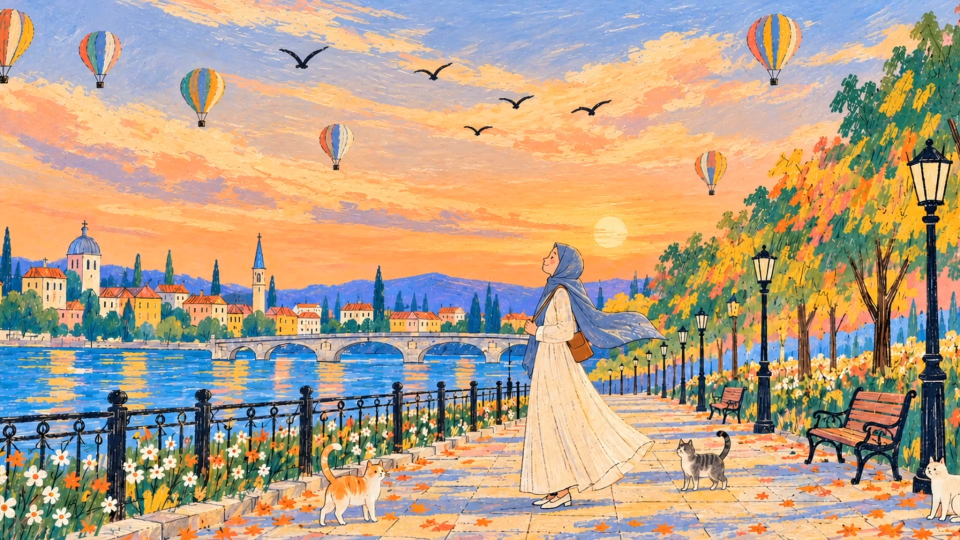
#> input picture assets/hero.jpg, 1920 x 1080 px (shown at 1/2 size)
$ python build_hero.py ../assets/hero.jpg
#> lines starting #> are read from the running program, lines starting #| are printed output that depends on the picture; after the words box and inside, x2 and y2 are one past the last pixel; in counts of white or black regions, pixels touching at a corner belong together
"""Cut the living hero out of the video's first frame.

Reads assets/hero.jpg (frame 0 of "final intro video.mp4") and writes
assets/hero/plate.jpg (the frame with balloons, cats and girl painted out),
one webp sprite per moving thing, and assets/hero/scene.json (sprite rects,
anchors and lamp-glow spots, all in frame pixels).

Run: python3 tools/build_hero.py [--preview]
Needs opencv-python-headless, onnxruntime, numpy, and the LaMa model from
../my website/tools/lama_fp32.onnx.
"""
import json
import sys
from pathlib import Path

import cv2
import numpy as np
import onnxruntime as ort

ROOT = Path(__file__).resolve().parent.parent
FRAME = ROOT / "assets/hero.jpg"
OUT = ROOT / "assets/hero"
GIRL_CUTOUT = ROOT / "new images/Wind-Swept Hijabi Girl Illustration.png"
LAMA = ROOT.parent / "my website/tools/lama_fp32.onnx"
PREVIEW = "--preview" in sys.argv

# The girl cutout is the same drawing as the girl in the frame; this maps it
# onto the frame (found with SIFT + RANSAC).
GIRL_M = np.array([[0.36916, 0.0002, 977.30], [-0.0002, 0.36916, 459.62]], np.float32)

# Boxes (x0, y0, x1, y1) around things cut straight from the frame.
BALLOONS = [
    (0, 12, 70, 170),
    (152, 56, 248, 182),
    (355, 130, 455, 258),
    (632, 242, 713, 346),
    (1385, 297, 1459, 396),
    (1488, 22, 1606, 176),
]
CATS = {
    "cat-orange": (628, 878, 786, 1062),
    "cat-tabby": (1340, 852, 1470, 990),
    "cat-white": (1838, 902, 1920, 1052),
}
# Cat tails: the box that holds the tail, and where it leaves the body.
TAILS = {
    "cat-orange": {"box": (636, 882, 686, 958), "base": (660, 958)},
    "cat-tabby": {"box": (1428, 855, 1464, 922), "base": (1445, 922)},
}
# Lamp glass centres and rough glass size, nearest lamp first.
LAMPS = [
    (1860, 345, 70), (1528, 532, 40), (1466, 615, 26), (1403, 640, 24),
    (1365, 668, 20), (1327, 695, 17), (1298, 710, 15), (1270, 722, 13),
    (1243, 736, 11), (1220, 746, 10),
]


def grabcut_rect(img, box, iters=8):
    x0, y0, x1, y1 = box
    pad = 12
    X0, Y0 = max(0, x0 - pad), max(0, y0 - pad)
    X1, Y1 = min(img.shape[1], x1 + pad), min(img.shape[0], y1 + pad)
    crop = img[Y0:Y1, X0:X1]
    mask = np.zeros(crop.shape[:2], np.uint8)
    rect = (x0 - X0, y0 - Y0, min(x1, X1 - 1) - x0, min(y1, Y1 - 1) - y0)
    bgd, fgd = np.zeros((1, 65), np.float64), np.zeros((1, 65), np.float64)
    cv2.grabCut(crop, mask, rect, bgd, fgd, iters, cv2.GC_INIT_WITH_RECT)
    fg = np.isin(mask, (cv2.GC_FGD, cv2.GC_PR_FGD)).astype(np.uint8)
    full = np.zeros(img.shape[:2], np.uint8)
    full[Y0:Y1, X0:X1] = largest(fg)
    return full


def grabcut_prior(img, prior, band=7, iters=6):
    """Refine a rough mask: its eroded core is certain, a band around its edge is a guess."""
    k = np.ones((3, 3), np.uint8)
    core = cv2.erode(prior, k, iterations=band)
    outer = cv2.dilate(prior, k, iterations=band)
    mask = np.full(prior.shape, cv2.GC_BGD, np.uint8)
    mask[outer > 0] = cv2.GC_PR_BGD
    mask[prior > 0] = cv2.GC_PR_FGD
    mask[core > 0] = cv2.GC_FGD
    ys, xs = np.nonzero(outer)
    y0, y1, x0, x1 = ys.min() - 4, ys.max() + 5, xs.min() - 4, xs.max() + 5
    sub = mask[y0:y1, x0:x1].copy()
    bgd, fgd = np.zeros((1, 65), np.float64), np.zeros((1, 65), np.float64)
    cv2.grabCut(img[y0:y1, x0:x1], sub, None, bgd, fgd, iters, cv2.GC_INIT_WITH_MASK)
    out = np.zeros_like(prior)
    out[y0:y1, x0:x1] = np.isin(sub, (cv2.GC_FGD, cv2.GC_PR_FGD))
    return largest(out)


def largest(m):
    n, lab, st, _ = cv2.connectedComponentsWithStats(m.astype(np.uint8))
    if n <= 1:
        return m.astype(np.uint8)
    i = 1 + int(np.argmax(st[1:, cv2.CC_STAT_AREA]))
    keep = (lab == i).astype(np.uint8)
    # fill pinholes
    inv = 1 - keep
    n2, lab2, st2, _ = cv2.connectedComponentsWithStats(inv)
    for j in range(1, n2):
        x, y, w, h, a = st2[j]
        if a < 400 and x > 0 and y > 0 and x + w < m.shape[1] and y + h < m.shape[0]:
            keep[lab2 == j] = 1
    return keep


def restore_hood(img, m):
    """The registered cutout sits a few px low on the head, so the mask lost
    the hood's top outline and the little peak over her forehead (~1111, 486).
    Around the head, take back every non-sky pixel (hood and its outline) that lie
    within a few px of the mask."""
    hsv = cv2.cvtColor(img, cv2.COLOR_BGR2HSV).astype(int)
    h, s, v = hsv[..., 0], hsv[..., 1], hsv[..., 2]
    yy, xx = np.mgrid[0:m.shape[0], 0:m.shape[1]]
    head = (xx > 1070) & (xx < 1200) & (yy > 465) & (yy < 620)
    sky = (h >= 4) & (h <= 36) & (s > 55) & (v > 170)   # warm sunset sky (and skin, already inside)
    hood = ~sky
    near = cv2.dilate(m, np.ones((3, 3), np.uint8), iterations=7) > 0
    grown = m.astype(bool) | (head & near & hood)
    grown = cv2.morphologyEx(grown.astype(np.uint8), cv2.MORPH_CLOSE, np.ones((3, 3), np.uint8))
    return largest(grown)


def trim_scarf(img, m):
    """The cutout's scarf hangs a little lower than the frame's, so the mask
    picks up a strip of foliage under it (which then waved in the wind).
    Drop green/yellow/teal pixels there and anything below the scarf's lower
    edge, which runs from (1217, 700) to (1330, 678)."""
    hsv = cv2.cvtColor(img, cv2.COLOR_BGR2HSV).astype(int)
    h, s = hsv[..., 0], hsv[..., 1]
    yy, xx = np.mgrid[0:m.shape[0], 0:m.shape[1]]
    zone = (xx > 1180) & (xx < 1350) & (yy > 640) & (yy < 740)
    foliage = (h >= 12) & (h <= 100) & (s > 45)
    edge_y = 700 - (xx - 1217) * (22 / 113) + 2
    below = (xx > 1200) & (yy > edge_y)
    keep = m.astype(bool) & ~(zone & (foliage | below))
    keep = cv2.morphologyEx(keep.astype(np.uint8), cv2.MORPH_OPEN, np.ones((3, 3), np.uint8))
    return largest(keep)


def balloon_shape(m):
    """GrabCut drops pale stripes that look like cloud. Balloons are symmetric
    about their basket, so mirror the mask there and take the convex hull."""
    ys, xs = np.nonzero(m)
    bottom = ys > ys.max() - (ys.max() - ys.min()) * 0.12
    axis = xs[bottom].mean()
    mirrored = np.zeros_like(m)
    mx = np.round(2 * axis - xs).astype(int)
    ok = (mx >= 0) & (mx < m.shape[1])
    mirrored[ys[ok], mx[ok]] = 1
    both = m | mirrored
    hull = cv2.convexHull(np.column_stack(np.nonzero(both)[::-1]).astype(np.int32))
    out = np.zeros_like(m)
    cv2.fillConvexPoly(out, hull, 1)
    return out


def soft_alpha(m, feather=1.2):
    a = cv2.GaussianBlur(m.astype(np.float32), (0, 0), feather)
    return np.clip((a - 0.5) * 1.6 + 0.5, 0, 1) * (cv2.dilate(m, np.ones((3, 3), np.uint8)) > 0)


_lama = None


def lama_fill(img, hole):
    """Inpaint `hole` (uint8 0/1) one 512-ish window at a time."""
    global _lama
    if _lama is None:
        _lama = ort.InferenceSession(str(LAMA), providers=["CPUExecutionProvider"])
    out = img.copy()
    n, lab, st, _ = cv2.connectedComponentsWithStats(hole)
    for i in range(1, n):
        x, y, w, h, _a = st[i]
        size = int(max(w, h) * 2.2)
        size = max(size, 256)
        cx, cy = x + w // 2, y + h // 2
        X0 = int(np.clip(cx - size // 2, 0, max(0, img.shape[1] - size)))
        Y0 = int(np.clip(cy - size // 2, 0, max(0, img.shape[0] - size)))
        X1, Y1 = min(img.shape[1], X0 + size), min(img.shape[0], Y0 + size)
        crop = out[Y0:Y1, X0:X1]
        m = (lab[Y0:Y1, X0:X1] == i).astype(np.uint8)
        ci = cv2.resize(crop, (512, 512), interpolation=cv2.INTER_AREA)
        cm = cv2.resize(m, (512, 512), interpolation=cv2.INTER_NEAREST)
        x_img = ci[:, :, ::-1].transpose(2, 0, 1)[None].astype(np.float32) / 255
        x_m = (cm > 0)[None, None].astype(np.float32)
        r = _lama.run(None, {"image": x_img, "mask": x_m})[0][0].transpose(1, 2, 0)[:, :, ::-1]
        if r.max() <= 1.5:
            r = r * 255
        r = cv2.resize(np.clip(r, 0, 255).astype(np.uint8), (X1 - X0, Y1 - Y0), interpolation=cv2.INTER_CUBIC)
        crop[m > 0] = r[m > 0]
    return out


# [9 lines left out: function save_sprite, not called in this run]


def main():
    OUT.mkdir(parents=True, exist_ok=True)
    img = cv2.imread(str(FRAME))
#> img is the input picture: shape (1080, 1920, 3); mean B, G, R 137, 161.5, 183.1
    H, W = img.shape[:2]
#> H = 1080; W = 1920
    masks = {}

    for i, box in enumerate(BALLOONS):
        masks[f"balloon-{i + 1}"] = balloon_shape(grabcut_rect(img, box))
#> this loop made 6 passes
#> pass 1, in grabcut_rect, `crop = img[Y0:Y1, X0:X1]`:
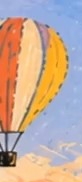
#> crop: shape (182, 82, 3); mean B, G, R 153.7, 169.4, 196.2
#> pass 1, in balloon_shape, `both = m | mirrored`:
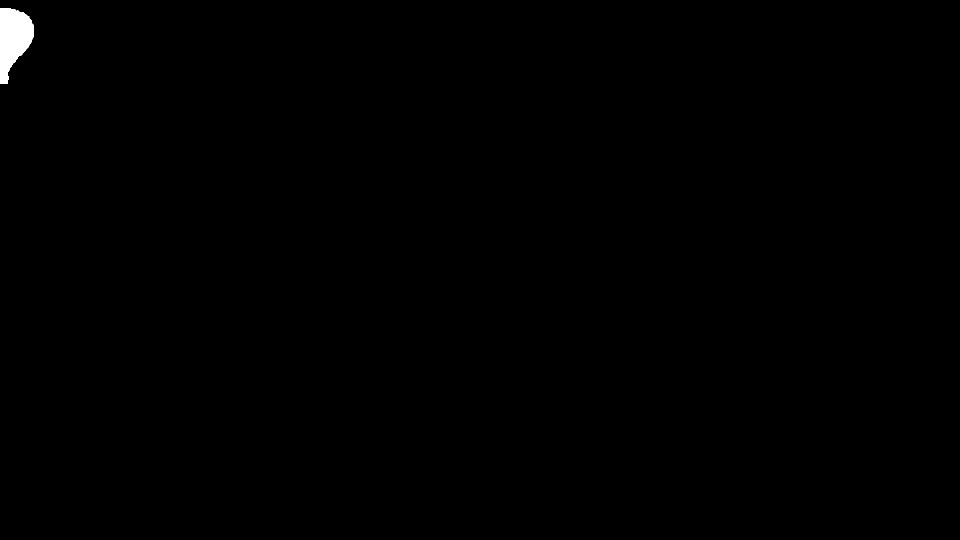
#> both: shape (1080, 1920) (shown at 1/2 size); values 0 (black) and 1 (white), 0.33% white; 1 white region, box (x1, y1, x2, y2) and area: (0, 17, 68, 167) 6746
#> after the loop, masks = 6 items
    for name, box in CATS.items():
        masks[name] = grabcut_rect(img, box)
#> after the loop, masks = 9 items

    cut = cv2.imread(str(GIRL_CUTOUT), cv2.IMREAD_UNCHANGED)
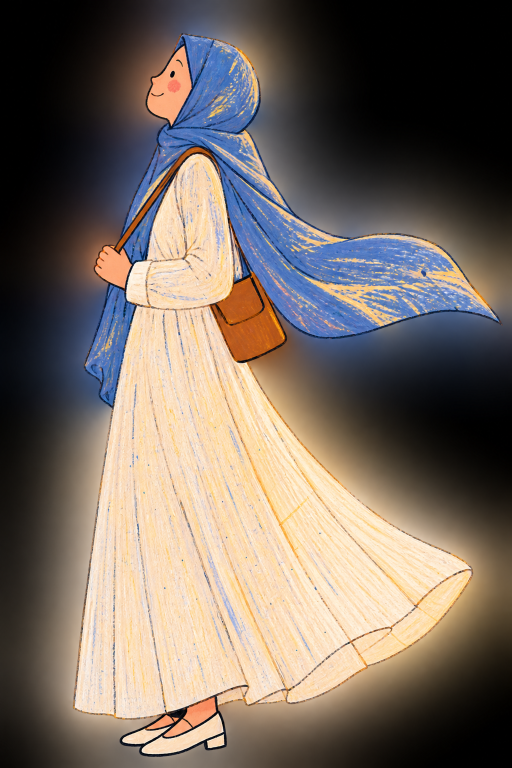
#> input picture new images/Wind-Swept Hijabi Girl Illustration.png, 1024 x 1536 px (shown at 1/2 size)
#> cut is the input picture: shape (1536, 1024, 4); mean B, G, R, A 97.2, 106.6, 118.3, 103.3
    prior = (cv2.warpAffine(cut[:, :, 3], GIRL_M, (W, H), flags=cv2.INTER_LINEAR) > 128).astype(np.uint8)
#> prior: shape (1080, 1920); values 0 (black) and 1 (white), 4.2% white; 1 white region, box (x1, y1, x2, y2) and area: (1032, 484, 1349, 1019) 87833
    masks["girl"] = trim_scarf(img, restore_hood(img, grabcut_prior(img, prior)))
#> in grabcut_prior, `core = cv2.erode(prior, k, iterations=band)`: core: shape (1080, 1920); values 0 (black) and 1 (white), 3.5% white; 1 white region, box (x1, y1, x2, y2) and area: (1040, 493, 1324, 1011) 71978
#> in grabcut_prior, `outer = cv2.dilate(prior, k, iterations=band)`: outer: shape (1080, 1920); values 0 (black) and 1 (white), 5% white; 1 white region, box (x1, y1, x2, y2) and area: (1025, 477, 1356, 1026) 103652
#> in grabcut_prior, `y0, y1, x0, x1 = ys.min() - 4, ys.max() + 5, xs.min() - 4, xs.max() + 5`: y0 = 473; y1 = 1030; x0 = 1021; x1 = 1360
#> in grabcut_prior, `out[y0:y1, x0:x1] = np.isin(sub, (cv2.GC_FGD, cv2.GC_PR_FGD))`: out: shape (1080, 1920); values 0 (black) and 1 (white), 4% white; 1 white region, box (x1, y1, x2, y2) and area: (1039, 489, 1333, 1016) 83721
#> in grabcut_prior, `out[y0:y1, x0:x1] = np.isin(sub, (cv2.GC_FGD, cv2.GC_PR_FGD))`:
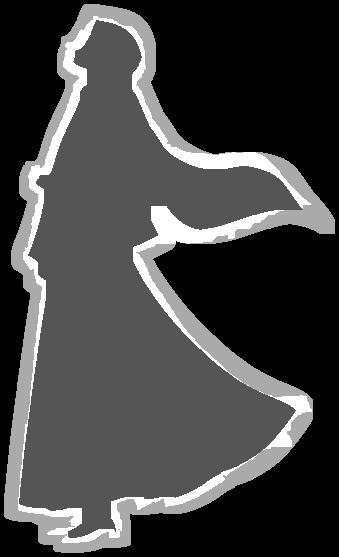
#> sub: shape (557, 339); min 0, max 3, mean 0.779; drawn with min black and max white
#> in largest (call 10), `n, lab, st, _ = cv2.connectedComponentsWithStats(m.astype(np.uint8))`: st = [[0, 0, 1920, 1080, 1989879], [1039, 489, 294, 527, 83721]]
#> in largest (call 10), `n2, lab2, st2, _ = cv2.connectedComponentsWithStats(inv)`:
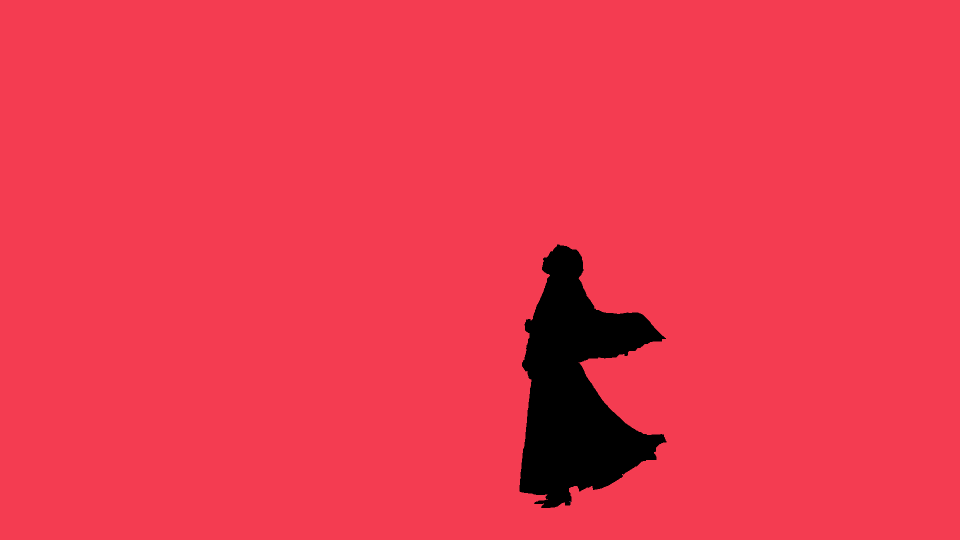
#> lab2: shape (1080, 1920) int32 (shown at 1/2 size); 3 distinct labels, from 0 to 2; one colour per label, 0 black
#> in largest (call 10), `n2, lab2, st2, _ = cv2.connectedComponentsWithStats(inv)`: n2 = 3; st2 = [[1039, 489, 294, 527, 83721], [0, 0, 1920, 1080, 1989877], [1139, 1002, 2, 1, 2]]
#> the loop in largest (call 10), `for j in range(1, n2):` made 2 passes
#> after the loop in largest (call 10), `for j in range(1, n2):`: keep: shape (1080, 1920); values 0 (black) and 1 (white), 4% white; 1 white region, box (x1, y1, x2, y2) and area: (1039, 489, 1333, 1016) 83723
#> in restore_hood, `sky = (h >= 4) & (h <= 36) & (s > 55) & (v > 170)`: sky: shape (1080, 1920) bool; 50.3% white; 921 black regions (724 under 20 px), largest, box (x1, y1, x2, y2) and area: (0, 0, 1920, 1080) 984367, (35, 267, 448, 407) 13187, (630, 411, 875, 460) 4008
#> in restore_hood, `near = cv2.dilate(m, np.ones((3, 3), np.uint8), iterations=7) > 0`: near: shape (1080, 1920) bool; 4.8% white; 1 white region, box (x1, y1, x2, y2) and area: (1032, 482, 1340, 1023) 99280
#> in restore_hood, `grown = m.astype(bool) | (head & near & hood)`: grown: shape (1080, 1920) bool; 4.1% white; 1 white region, box (x1, y1, x2, y2) and area: (1039, 485, 1333, 1016) 84793
#> in restore_hood, `grown = cv2.morphologyEx(grown.astype(np.uint8), cv2.MORPH_CLOSE, np.o..`: grown: shape (1080, 1920); values 0 (black) and 1 (white), 4.1% white; 1 white region, box (x1, y1, x2, y2) and area: (1039, 485, 1333, 1016) 84856
#> in trim_scarf, `foliage = (h >= 12) & (h <= 100) & (s > 45)`: foliage: shape (1080, 1920) bool; 57.4% white; 1701 black regions (1268 under 20 px), largest, box (x1, y1, x2, y2) and area: (0, 0, 1920, 290) 306705, (0, 487, 1341, 1045) 253797, (1104, 397, 1920, 1080) 124998
#> in trim_scarf, `keep = m.astype(bool) & ~(zone & (foliage | below))`: keep: shape (1080, 1920) bool; 4% white; 2 white regions (1 under 20 px), largest, box (x1, y1, x2, y2) and area: (1039, 485, 1333, 1016) 82884
#> in trim_scarf, `keep = cv2.morphologyEx(keep.astype(np.uint8), cv2.MORPH_OPEN, np.ones..`: keep: shape (1080, 1920); values 0 (black) and 1 (white), 4% white; 1 white region, box (x1, y1, x2, y2) and area: (1039, 485, 1333, 1016) 82848
#> in largest (call 12), `n, lab, st, _ = cv2.connectedComponentsWithStats(m.astype(np.uint8))`: st = [[0, 0, 1920, 1080, 1990752], [1039, 485, 294, 531, 82848]]
#> in largest (call 12), `inv = 1 - keep`:
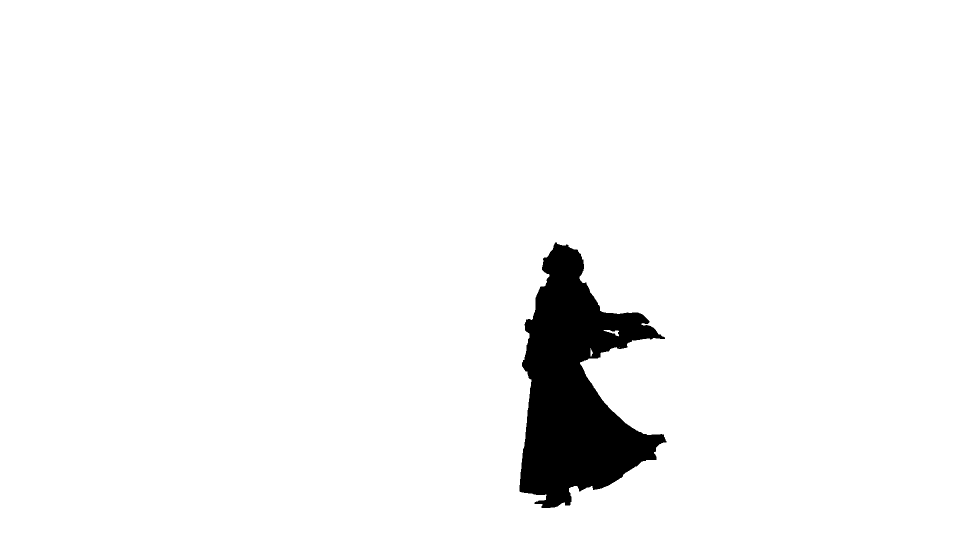
#> inv: shape (1080, 1920) (shown at 1/2 size); values 0 (black) and 1 (white), 96% white; 1 black region, box (x1, y1, x2, y2) and area: (1039, 485, 1333, 1016) 82848
#> in largest (call 12), `n2, lab2, st2, _ = cv2.connectedComponentsWithStats(inv)`: lab2: shape (1080, 1920) int32; 5 distinct labels, from 0 to 4
#> in largest (call 12), `n2, lab2, st2, _ = cv2.connectedComponentsWithStats(inv)`: n2 = 5; st2 = [[1039, 485, 294, 531, 82848], [0, 0, 1920, 1080, 1990546], [1207, 660, 31, 13, 157], [1238, 694, 1, 1, 1], [1181, 696, 5, 17, 48]]
#> the loop in largest (call 12), `for j in range(1, n2):` made 4 passes
#> after the loop in largest (call 12), `for j in range(1, n2):`: keep: shape (1080, 1920); values 0 (black) and 1 (white), 4% white; 1 white region, box (x1, y1, x2, y2) and area: (1039, 485, 1333, 1016) 83054

    if PREVIEW:
        ov = img.copy()
        for name, m in masks.items():
            cnt, _ = cv2.findContours(m, cv2.RETR_EXTERNAL, cv2.CHAIN_APPROX_NONE)
            cv2.drawContours(ov, cnt, -1, (0, 0, 255), 1)
        for x, y, s in LAMPS:
            cv2.circle(ov, (x, y), s // 2, (0, 255, 0), 1)
        cv2.imwrite(str(OUT / "_preview_masks.png"), ov)

    # Plate: everything that moves is painted out, with a margin so a sprite
    # that drifts a few pixels never uncovers its own ghost.
    hole = np.zeros((H, W), np.uint8)
    for name, m in masks.items():
        grow = 10 if name.startswith("balloon") else 7
        hole |= cv2.dilate(m, np.ones((3, 3), np.uint8), iterations=grow)
#> this loop made 10 passes
#> (name, grow) on passes 1 to 10: ('balloon-1', 10), ('balloon-2', 10), ('balloon-3', 10), ('balloon-4', 10), ('balloon-5', 10), ('balloon-6', 10), ('cat-orange', 7), ('cat-tabby', 7), ('cat-white', 7), ('girl', 7)
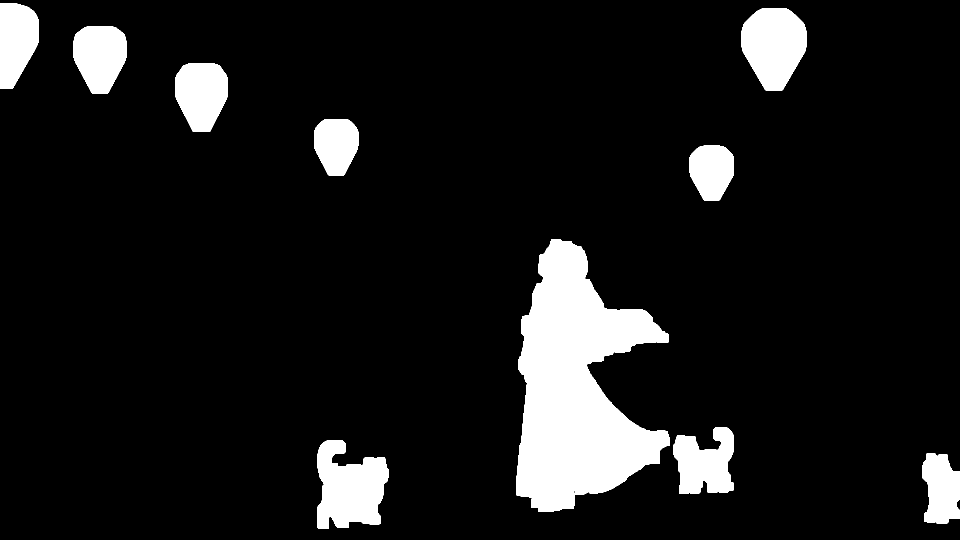
#> hole: shape (1080, 1920) (shown at 1/2 size); values 0 (black) and 1 (white), 9.7% white; 10 white regions, largest, box (x1, y1, x2, y2) and area: (1032, 478, 1340, 1023) 98684, (634, 880, 778, 1058) 17938, (1483, 17, 1613, 181) 16092
    plate = lama_fill(img, hole)
    cv2.imwrite(str(OUT / "plate.jpg"), plate, [cv2.IMWRITE_JPEG_QUALITY, 90])
    cv2.imwrite(str(OUT / "plate.webp"), plate, [cv2.IMWRITE_WEBP_QUALITY, 88])  # what the page loads

    scene = {"size": [W, H], "sprites": [], "lamps": [{"x": x, "y": y, "r": s} for x, y, s in LAMPS],
             "water": save_water(img)}
    for name, m in masks.items():
        a = soft_alpha(m)
        kind = name.split("-")[0]
        entry, (x0, y0, x1, y1) = save_sprite(name, img, a, {"name": name, "kind": kind})
        if kind == "cat":
            ys = np.nonzero(m)[0]
            entry["anchor"] = [int((x0 + x1) / 2), int(ys.max())]  # feet: breathing scales from here
            if name in TAILS:
                entry["tail"] = save_tail(name, (x0, y0, x1, y1))
        if kind == "girl":
            entry["wind"] = {"map": save_wind(name, m, (x0, y0, x1, y1))}
        scene["sprites"].append(entry)

    # Draw order: far balloons first, then cats behind/in front by feet y, girl.
    order = {"balloon": 0, "cat": 1, "girl": 2}
    scene["sprites"].sort(key=lambda e: (order[e["kind"]], e["rect"][1] + e["rect"][3]))
    (OUT / "scene.json").write_text(json.dumps(scene, indent=1))
    print("wrote", OUT, [e["name"] for e in scene["sprites"]])


WATER_RECT = (0, 686, 1050, 150)


# [53 lines left out: functions save_water, save_tail, save_wind, not called in this run]


if __name__ == "__main__":
    main()
#> (the call stopped at in lama_fill, `_lama = ort.InferenceSession(str(LAMA), providers=["CPUExecutionProvid..`: onnxruntime is not available in this run)
